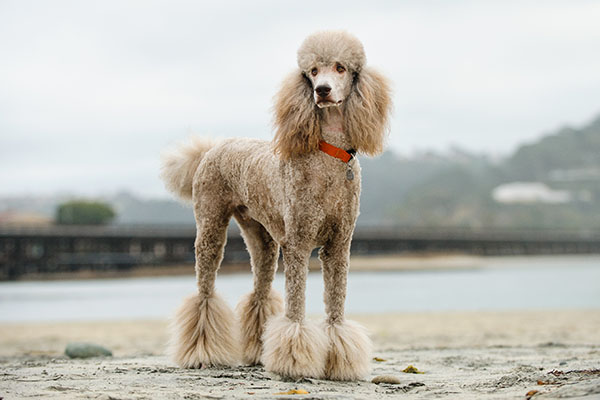
#> input picture 18-pic-to-ascii/poodle.jpg, 600 x 400 px
$ python pic-to-asci.py poodle.jpg
#> lines starting #> are read from the running program, lines starting #| are printed output that depends on the picture
import numpy
import cv2
import sys


if(len(sys.argv) != 2):
    print("usage: python3 pic-to-asci.py <pic>")
    exit(1)
img = cv2.imread(sys.argv[1])
#> img is the input picture: shape (400, 600, 3); mean B, G, R 178.4, 186.2, 188.1

result = ""
size = (300,300)
avg =numpy.ndarray(size + tuple([3]))
stride = (img.shape[0]//size[0], img.shape[1]//size[1])
#> stride = (1, 2)

# what algorithm should I use?

asciGradient = [".","~","*","!","?","(","+","#","@"]
asciGradient.reverse()

## striding avg
for y in range(size[0]):
    for x in range(size[1]):
        minY = y*stride[0]
        maxY = (y+1)*stride[0]

        minX = x*stride[1]
        maxX = (x+1)*stride[1]

        toAvg =img[minY:maxY, minX:maxX]

        avgPixel = numpy.average(toAvg, (0,1,2))
        avg[y,x] = avgPixel
        result += asciGradient[int(avgPixel//(255/len(asciGradient)))]
        result += asciGradient[int(avgPixel//(255/len(asciGradient)))]
    result += "\n"
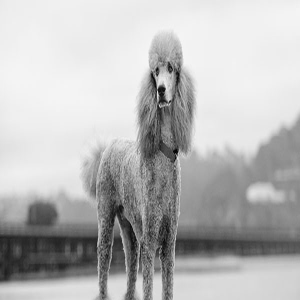
#> avg: shape (300, 300, 3) float64; min 3, max 246.8, mean 185


cv2.imwrite(sys.argv[1]+".avg.jpg", avg)
with open("output.txt", "w") as f:
    f.write(result)
